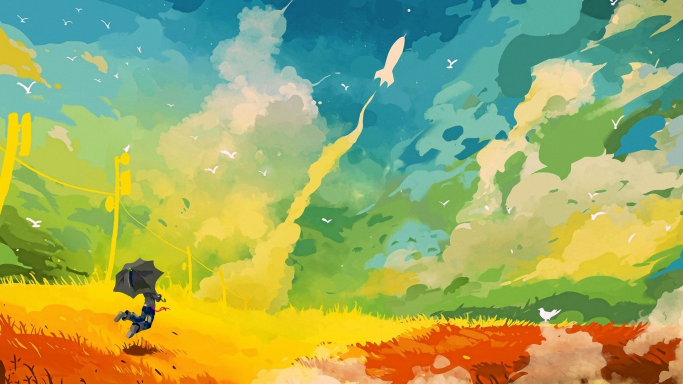
#> input picture art.jpg, 1366 x 768 px (shown at 1/2 size)
$ python image_addition.py
#> lines starting #> are read from the running program, lines starting #| are printed output that depends on the picture; after the words box and inside, x2 and y2 are one past the last pixel; in counts of white or black regions, pixels touching at a corner belong together
import cv2

#завантаження зображень
art = cv2.imread("art.jpg", cv2.IMREAD_COLOR)
#> art is the input picture: shape (768, 1366, 3); mean B, G, R 99.4, 171.1, 156
hole = cv2.imread("hole.jpg", cv2.IMREAD_COLOR)
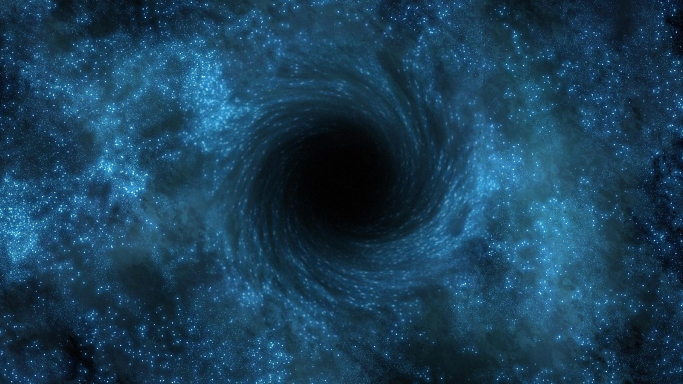
#> input picture hole.jpg, 1366 x 768 px (shown at 1/2 size)
#> hole is the input picture: shape (768, 1366, 3); mean B, G, R 88.8, 63.4, 25.6

#зменшення розмірів зображення
art = cv2.resize(art,(640, 360))
#> art: shape (360, 640, 3)
hole = cv2.resize(hole,(320, 180))
#> hole: shape (180, 320, 3)

cv2.imshow("art", art)
cv2.imshow("hole", hole)

#для розміщення в лівому верхньому кутку зображення треба бикористати побітові операції
#так як дира не є прямокутною областю, то виділим місце де вона буде
rows,cols,chanels = hole.shape
#> rows = 180; cols = 320; chanels = 3
pole = art[0:rows,0:cols]
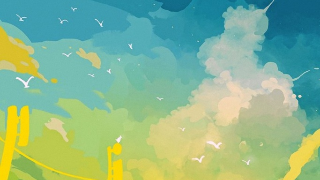
#> pole: shape (180, 320, 3); mean B, G, R 143.1, 182.8, 137.8

#створюєм зображення дири в відтінках сірого
gray = cv2.cvtColor(hole,cv2.COLOR_BGR2GRAY)
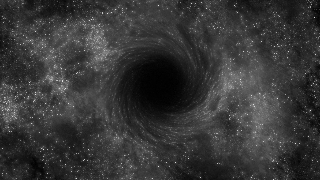
#> gray: shape (180, 320); min 0, max 234, mean 54.9

cv2.imshow("gray", gray)

#створюєм маску
ret,mask = cv2.threshold(gray,40,255,cv2.THRESH_BINARY_INV)
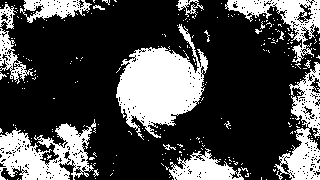
#> mask: shape (180, 320); 28.9% white; 259 white regions (243 under 20 px), largest, box (x1, y1, x2, y2) and area: (116, 24, 208, 140) 5485, (0, 119, 96, 180) 3162, (274, 62, 320, 180) 2313

cv2.imshow("mask", mask)

#створюєм зворотню маску
mask_inv = cv2.bitwise_not(mask)

#затемним область з дирою на арті
inner = cv2.bitwise_and(pole,pole,mask=mask_inv)

#візьмем лише область з дирою
front = cv2.bitwise_and(hole,hole,mask=mask)
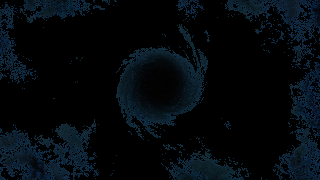
#> front: shape (180, 320, 3); mean B, G, R 13.3, 9, 3.4

#повтавим зображення дири на арт
add = cv2.add(inner,front)
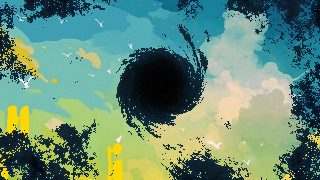
#> add: shape (180, 320, 3); mean B, G, R 118.9, 139.9, 102.7

cv2.imshow("add",add)

#зміним основне зображення
art[0:rows,0:cols] = add
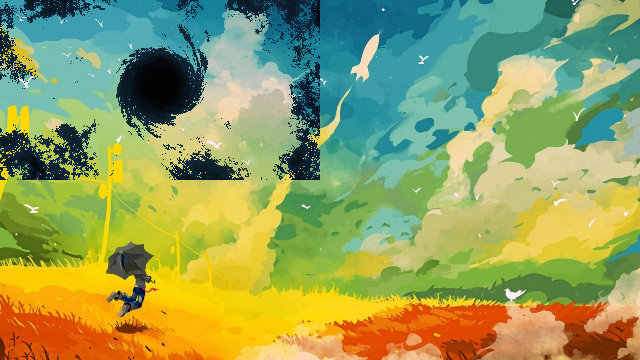
#> art: shape (360, 640, 3); mean B, G, R 93.2, 160.3, 147.1

cv2.imshow("with hole", art)

cv2.waitKey(0)
cv2.destroyAllWindows()
